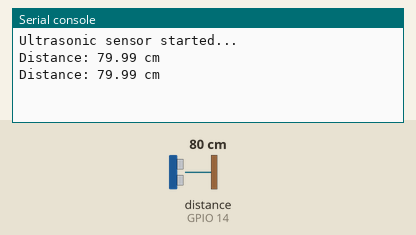
Bench run of a program on a simulated ESP32 board running MicroPython. On the bench: the last lines printed to the serial console. The inputs (shaded band) are chosen by the test bench; at power-on: distance to the obstacle (sensor on GPIO 14) 80 cm. The echo pulse lasts 58.3 µs per cm.

Above: at 1.2 s.
1.3 s: distance to the obstacle (sensor on GPIO 14) set to 2 cm
At 2.3 s:
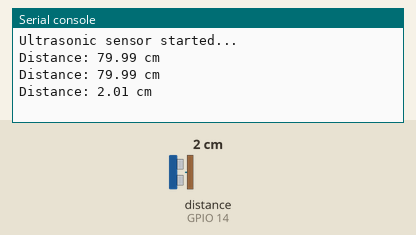
2.8 s: distance to the obstacle (sensor on GPIO 14) set to 4 cm
At 3.8 s:
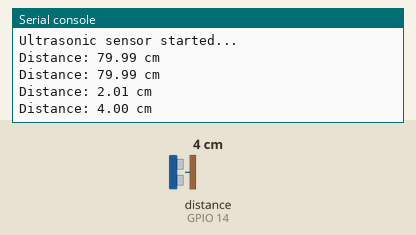
Timing chart, 0 to 5.8 s (numbered marks = the images above; inputs shaded):
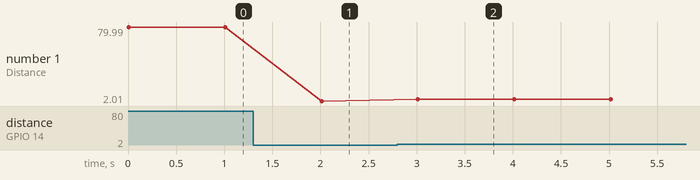

Measured:
- after the input at 1.3 s, the serial console: prints a new line after 0.71 s (image 1)
- after the input at 2.8 s, the serial console: prints a new line after 0.21 s (image 2)
- plotted number 1: 79.99 → 2.01 after the input at 1.3 s, 2.01 → 4 after the input at 2.8 s

The program:

main.py
```python
from machine import Pin, time_pulse_us
import time

TRIG_PIN = 12
ECHO_PIN = 14

MEASURE_INTERVAL_SEC = 1
SOUND_SPEED = 0.0343

def main():
    trig = Pin(TRIG_PIN, Pin.OUT)
    echo = Pin(ECHO_PIN, Pin.IN)

    print("Ultrasonic sensor started...")

    while True:
        # Reset TRIG
        trig.value(0)
        time.sleep_us(3)

        #  Pulse 10 microseconds
        trig.value(1)
        time.sleep_us(10)
        trig.value(0)

        # Measuring the duration of ECHO
        try:
            duration = time_pulse_us(echo, 1, 30000)
            distance = (duration * SOUND_SPEED) / 2
            print(f"Distance: {distance:.2f} cm")
        except OSError:
            print("Out of range")

        time.sleep(MEASURE_INTERVAL_SEC)


if __name__ == "__main__":
    try:
        main()
    except KeyboardInterrupt:
        print("Ultrasonic sensor stopped by user")


# Real distance = 0.5 m
#
# Distance measured by sensor:
# Distance: 50.10 cm
# Distance: 50.13 cm
# Distance: 49.80 cm
# Distance: 49.79 cm
# Distance: 49.79 cm
# Distance: 50.13 cm
# Distance: 50.11 cm
# Distance: 50.13 cm
# Distance: 49.77 cm
# Distance: 49.77 cm
# Distance: 50.11 cm
# Distance: 50.11 cm
```
